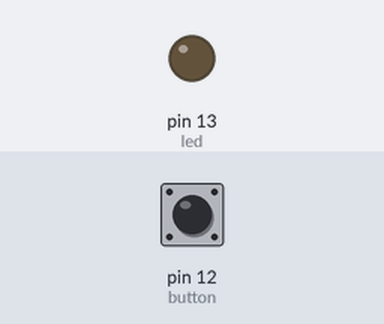
Simulated run of this sketch. Board: Arduino Uno, built with avr-gcc and run on an emulated ATmega328P. On the bench: output pins drawn as LEDs (lit = HIGH). Inputs (shaded band) come from the test bench; at power-on: pin 12 (button) LOW.

Above: at 1.2 s.
1.3 s: pin 12 (button) pulled HIGH for 0.15 s
At 2.1 s:
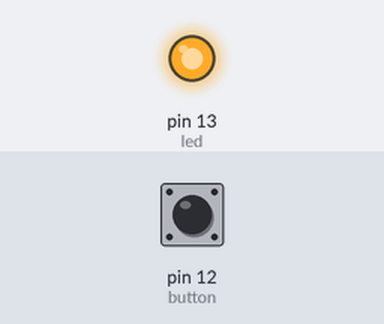
3.8 s: pin 12 (button) pulled HIGH for 3.2 s
At 8.8 s:
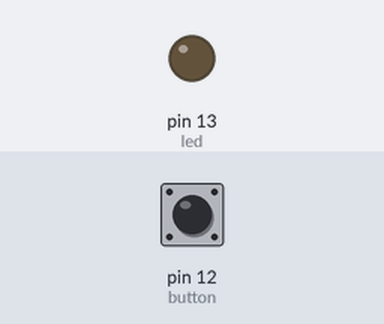
Timing chart, 0 to 10.3 s (numbered marks = the images above; inputs shaded):
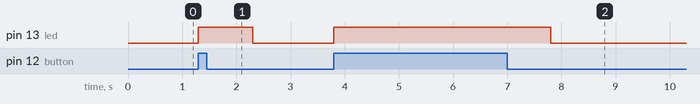

The sketch:

AnalogReadSerial.ino
```cpp
#define led 13
#define button 12
void setup()
{
  Serial.print(9600);
  pinMode(led,OUTPUT);
  pinMode(button,INPUT);
}

void loop()
{
  if (digitalRead(button)==HIGH)
  {
    Serial.print("button ON");
    digitalWrite(led,HIGH);
    delay(1000);
  }
  else
  {
    Serial.print("button OFF");
    digitalWrite(led,LOW);
    }
}
```

Measured:
- after the input at 1.3 s, pin 13 (led): LOW → HIGH at once, → LOW 1.0 s later
- after the input at 3.8 s, pin 13 (led): LOW → HIGH at once, → LOW 4.0 s later
